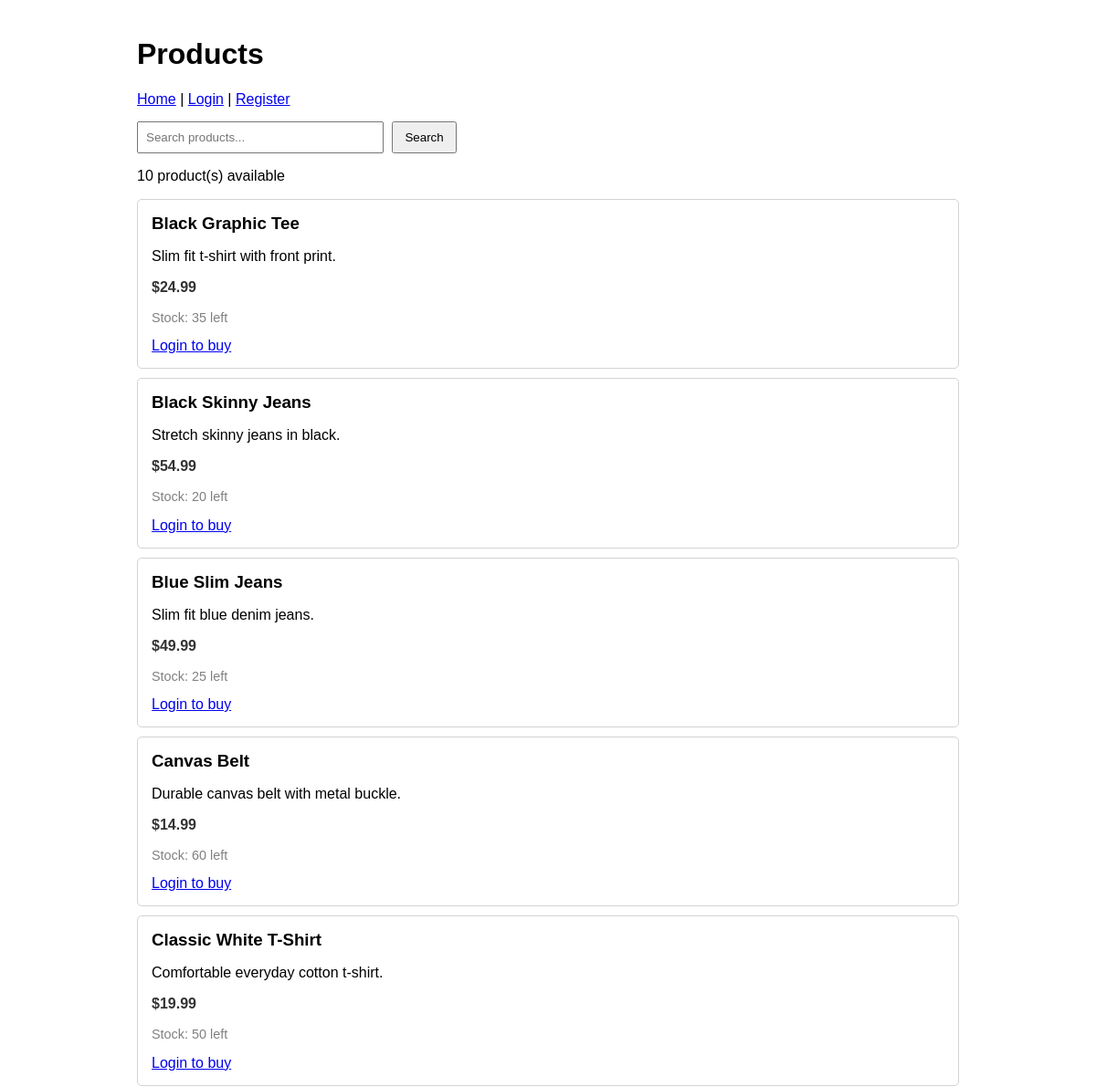
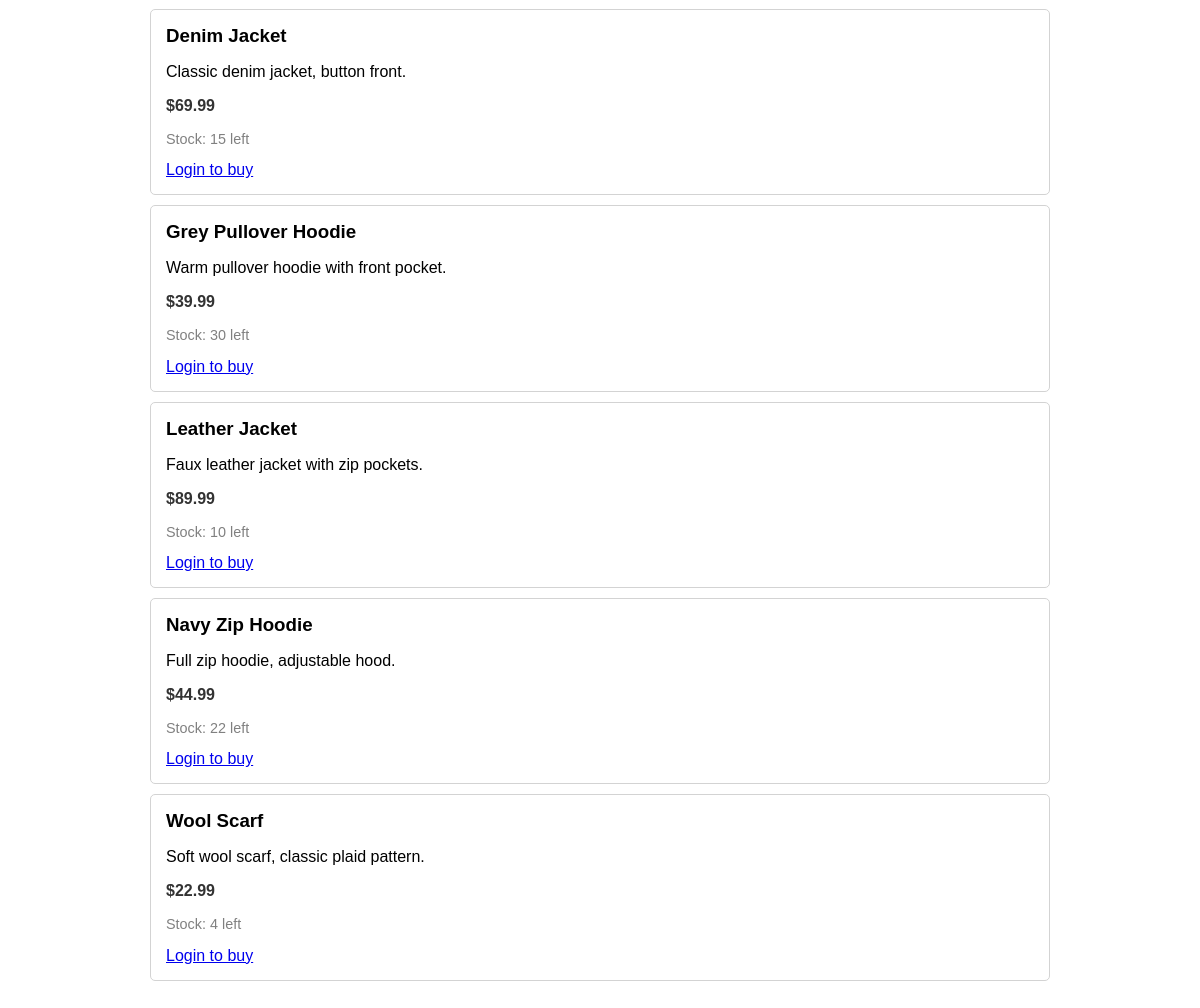
/products.php, run on the app's committed database (2 pictures, top to bottom).
### tables this page shows
CREATE TABLE IF NOT EXISTS products (
  id INT PRIMARY KEY AUTO_INCREMENT,
  name VARCHAR(255),
  description TEXT,
  price DECIMAL(10,2),
  stock INT DEFAULT 0,
  created_at TIMESTAMP DEFAULT CURRENT_TIMESTAMP
);

### products.php (the view, shortened to what this page needs)
<?php
require "config.php";
$search = isset($_GET["search"]) ? trim($_GET["search"]) : "";
if ($search) {
    $stmt = $pdo->prepare("SELECT * FROM products WHERE stock > 0 AND name LIKE ? ORDER BY name");
    $stmt->execute(["%$search%"]);
} else {
    $stmt = $pdo->query("SELECT * FROM products WHERE stock > 0 ORDER BY name");
}
$products = $stmt->fetchAll();
?>
<!DOCTYPE html>
<html>
<head>
</head>
<body>
    <h1>Products</h1>
    <nav>
        <a href="index.php">Home</a> |
        <?php if (isset($_SESSION["user_id"])): ?>
            <a href="cart.php">Cart</a> |
            <?php if ($_SESSION["role"] == "staff"): ?>
                <a href="staff.php">Staff Dashboard</a> |
            <?php endif; ?>
            <a href="logout.php">Logout</a>
        <?php else: ?>
            <a href="login.php">Login</a> |
            <a href="register.php">Register</a>
        <?php endif; ?>
    </nav>
    <div class="search-form">
        <form method="GET">
            <input type="text" name="search" placeholder="Search products..."
                   value="<?= htmlspecialchars($search) ?>">
            <button type="submit">Search</button>
        </form>
    </div>
    <p><?= count($products) ?> product(s) available</p>
    <?php foreach ($products as $p): ?>
        <div class="product">
            <h3><?= htmlspecialchars($p["name"]) ?></h3>
            <?php if (!empty($p["description"])): ?>
                <p><?= htmlspecialchars($p["description"]) ?></p>
            <?php endif; ?>
            <p class="price">$<?= number_format($p["price"], 2) ?></p>
            <p class="stock">Stock: <?= $p["stock"] ?> left</p>
            <?php if (isset($_SESSION["user_id"])): ?>
                <form method="POST" action="add-to-cart.php" style="display:inline;">
                    <input type="hidden" name="product_id" value="<?= $p["id"] ?>">
                    <input type="number" name="quantity" value="1" min="1"
                           max="<?= $p["stock"] ?>" style="width:60px; padding:5px;">
                    <button type="submit">Add to Cart</button>
                </form>
            <?php else: ?>
                <a href="login.php">Login to buy</a>
            <?php endif; ?>
        </div>
    <?php endforeach; ?>
</body>
</html>

### products.php (style rules this page uses)
body { font-family: sans-serif; padding: 20px; max-width: 900px; margin: auto; }
.product { border: 1px solid lightgray; padding: 15px; margin: 10px 0; border-radius: 5px; }
.product h3 { margin: 0 0 5px 0; }
.price { color: #333; font-weight: bold; }
.stock { color: gray; font-size: 0.9em; }
.search-form { margin: 15px 0; }
.search-form input { padding: 8px; width: 250px; }
.search-form button, .search-form a { padding: 8px 12px; margin-left: 5px; }

### data on the page
products: name "Black Graphic Tee", description "Slim fit t-shirt with front print.", price "24.99", stock "35"
products: name "Black Skinny Jeans", description "Stretch skinny jeans in black.", price "54.99", stock "20"
products: name "Blue Slim Jeans", description "Slim fit blue denim jeans.", price "49.99", stock "25"
products: name "Canvas Belt", description "Durable canvas belt with metal buckle.", price "14.99", stock "60"
products: name "Classic White T-Shirt", description "Comfortable everyday cotton t-shirt.", price "19.99", stock "50"
products: name "Denim Jacket", description "Classic denim jacket, button front.", price "69.99", stock "15"
products: name "Grey Pullover Hoodie", description "Warm pullover hoodie with front pocket.", price "39.99", stock "30"
products: name "Leather Jacket", description "Faux leather jacket with zip pockets.", price "89.99", stock "10"
products: name "Navy Zip Hoodie", description "Full zip hoodie, adjustable hood.", price "44.99", stock "22"
products: name "Wool Scarf", description "Soft wool scarf, classic plaid pattern.", price "22.99", stock "4"

### other printed values
count($products) "10"
